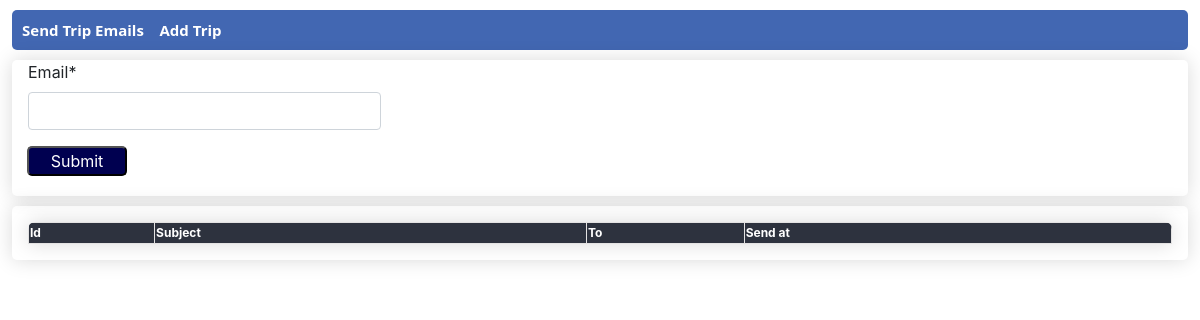
/sendemail, run on an earlier commit of the app's database.
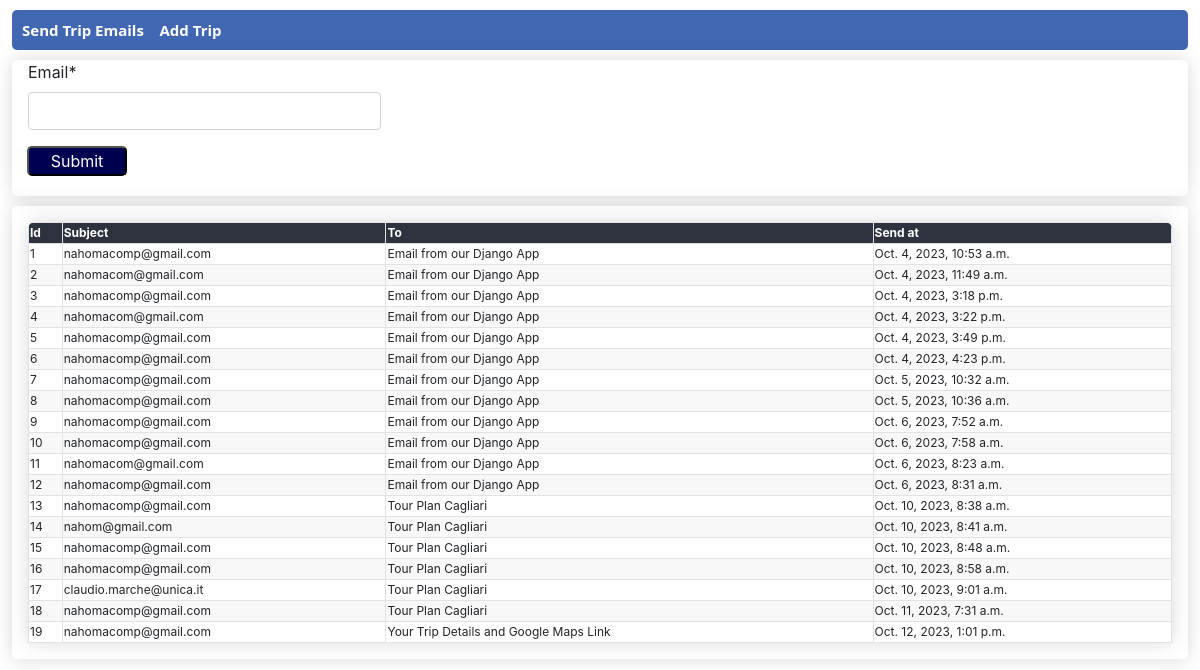
And on a later commit of the database.
### sendemail/models.py (models this page shows, shortened)
class Emails(models.Model):
    subject = models.CharField(max_length=500)
    message = models.TextField(max_length=500)
    email = models.EmailField()
    created_at = models.DateTimeField(auto_now_add=True, blank=True, null=True)
    edited_at = models.DateTimeField(auto_now=True)

### sendemail/views.py (the view, shortened to what this page needs)
# urls.py: path("", BasicEmailView.as_view(), name='my_form_view'),
class BasicEmailView(FormView, ListView):
    template_name = "sendemail/home.html"
    context_object_name = 'mydata'
    model = Emails
    form_class = EmailForm
    success_url = "/"

### sendemail/forms.py
class EmailForm(ModelForm):
    email = forms.EmailField(label="Email", required=True)
    class Meta:
        model = Emails
        exclude = ['created_at', 'edited_at', 'message', 'subject']

### sendemail/templates/sendemail/home.html (shortened to what this page needs)
{% extends 'sendemail/base.html' %}
{% load crispy_forms_tags %}
{% block content %}
<div class="pageholder">
    <div class="titleholder">
        <div class="title">Send Trip Emails    &nbsp;&nbsp;
<a href="{% url 'trip_form' %}" style="color: #ffffff;"> Add Trip </a>
</div>
    </div>
    <form method="post" action="{% url 'my_form_view' %}">
        <div class="linkholder">
            <div class="form1 ml-3"> {{form.email|as_crispy_field}}  </div>
            <button class="ourbutton"type="submit"> Submit</button>
        </div>
    </form>
    <div class="linkholder">
        <table id="ourtable3" class="myTable m-3">
            <thead>
                <tr>
                    <th>Id</th>
                    <th>Subject</th>
                    <th>To</th>
                    <th>Send at</th>
                </tr>
            </thead>
            <tbody>
                {% for a in mydata %}
                 <tr>
                    <td> {{a.id}} </td>
                    <td> {{a.email}} </td>
                    <td> {{a.subject}} </td>
                    <td> {{a.created_at}} </td>
                 </tr>
                {% endfor%}
            </tbody>
        </table>
     </div>
</div>
</body>
{% endblock %}

### sendemail/templates/sendemail/base.html (shortened to what this page needs)
{% load static %}
<!DOCTYPE html>
<html lang="en">
<head>
    <link rel="stylesheet" type="text/css" href="{% static 'sendemail/main.css'%}">
    <link rel="stylesheet" type="text/css" href="https://cdn.datatables.net/1.11.5/css/jquery.dataTables.css">
    <link rel="stylesheet" href="https://stackpath.bootstrapcdn.com/bootstrap/4.1.3/css/bootstrap.min.css">
</head>
<body>
{% block content %}
{% endblock content %}
</body>
</html>

### sendemail/static/sendemail/main.css (style rules this page uses)
.myTable { font-size: 12px; min-width: 400px; overflow: hidden; border-radius: 7px 7px 0 0; box-shadow: 0 0 20px rgba(0, 0, 0, .15); }
.myTable th { background-color: #2D323E; color: white; font-weight: bold; }
.myTable td, .myTable th { border: 0.01em solid #e3e2e2; }
.myTable tr:nth-child(even) { background-color: #f9f8f8; }
.pageholder, form { display: flex; flex-direction: column; justify-content: center; align-items: center; width: 100%; }
.titleholder, .linkholder { display: flex; margin-top: 10px; width: 98%; border-radius: 5px; }
.ourbutton { margin-right: 10px; height: 30px; width: 100px; margin-left: 15px; margin-bottom: 20px; border-radius: 5px; background-color: rgb(0, 0, 80); color: white }
.form1 { width: 30%; }
form { width:100%; }
.titleholder { display: 'flex'; justify-content:'space-between'; background-color: #4267B2; align-items: center; height: 40px; }
.linkholder { box-shadow: 0 0 20px rgba(0, 0, 0, .15); flex-direction: column; }
.title { color: white; margin-left: 10px; font-weight: bold; font-size: 15px; font-family: 'Segoe UI', Tahoma, Geneva, Verdana, sans-serif; }

What changed in the data, as far as the page shows it:
added Emails: id "1", email "nahomacomp@gmail.com", subject "Email from our Django App", created_at "Oct. 4, 2023, 10:53 a.m."
added Emails: id "2", email "nahomacom@gmail.com", subject "Email from our Django App", created_at "Oct. 4, 2023, 11:49 a.m."
added Emails: id "3", email "nahomacomp@gmail.com", subject "Email from our Django App", created_at "Oct. 4, 2023, 3:18 p.m."
added Emails: id "4", email "nahomacom@gmail.com", subject "Email from our Django App", created_at "Oct. 4, 2023, 3:22 p.m."
added Emails: id "5", email "nahomacomp@gmail.com", subject "Email from our Django App", created_at "Oct. 4, 2023, 3:49 p.m."
added Emails: id "6", email "nahomacomp@gmail.com", subject "Email from our Django App", created_at "Oct. 4, 2023, 4:23 p.m."
added Emails: id "7", email "nahomacomp@gmail.com", subject "Email from our Django App", created_at "Oct. 5, 2023, 10:32 a.m."
added Emails: id "8", email "nahomacomp@gmail.com", subject "Email from our Django App", created_at "Oct. 5, 2023, 10:36 a.m."
added Emails: id "9", email "nahomacomp@gmail.com", subject "Email from our Django App", created_at "Oct. 6, 2023, 7:52 a.m."
added Emails: id "10", email "nahomacomp@gmail.com", subject "Email from our Django App", created_at "Oct. 6, 2023, 7:58 a.m."
added Emails: id "11", email "nahomacom@gmail.com", subject "Email from our Django App", created_at "Oct. 6, 2023, 8:23 a.m."
added Emails: id "12", email "nahomacomp@gmail.com", subject "Email from our Django App", created_at "Oct. 6, 2023, 8:31 a.m."
added Emails: id "13", email "nahomacomp@gmail.com", subject "Tour Plan Cagliari", created_at "Oct. 10, 2023, 8:38 a.m."
added Emails: id "14", email "nahom@gmail.com", subject "Tour Plan Cagliari", created_at "Oct. 10, 2023, 8:41 a.m."
added Emails: id "15", email "nahomacomp@gmail.com", subject "Tour Plan Cagliari", created_at "Oct. 10, 2023, 8:48 a.m."
added Emails: id "16", email "nahomacomp@gmail.com", subject "Tour Plan Cagliari", created_at "Oct. 10, 2023, 8:58 a.m."
added Emails: id "17", email "claudio.marche@unica.it", subject "Tour Plan Cagliari", created_at "Oct. 10, 2023, 9:01 a.m."
added Emails: id "18", email "nahomacomp@gmail.com", subject "Tour Plan Cagliari", created_at "Oct. 11, 2023, 7:31 a.m."
added Emails: id "19", email "nahomacomp@gmail.com", subject "Your Trip Details and Google Maps Link", created_at "Oct. 12, 2023, 1:01 p.m."
